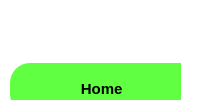
            <widget class="QWidget" name="widget_4" native="true">
             <property name="minimumSize">
              <size>
               <width>180</width>
               <height>0</height>
              </size>
             </property>
             <property name="styleSheet">
              <string notr="true">background-color:white;</string>
             </property>
             <layout class="QVBoxLayout" name="verticalLayout_3">
              <property name="leftMargin">
               <number>0</number>
              </property>
              <property name="topMargin">
               <number>0</number>
              </property>
              <property name="rightMargin">
               <number>0</number>
              </property>
              <property name="bottomMargin">
               <number>0</number>
              </property>
              <item>
               <widget class="QWidget" name="widget_6" native="true">
                <property name="maximumSize">
                 <size>
                  <width>16777215</width>
                  <height>120</height>
                 </size>
                </property>
                <widget class="QLabel" name="label">
                 <property name="geometry">
                  <rect>
                   <x>30</x>
                   <y>20</y>
                   <width>121</width>
                   <height>81</height>
                  </rect>
                 </property>
                 <property name="styleSheet">
                  <string notr="true">image: url(:/newPrefix/blood-donation.png)</string>
                 </property>
                 <property name="text">
                  <string/>
                 </property>
                </widget>
               </widget>
              </item>
              <item>
               <widget class="QWidget" name="widget_7" native="true">
                <property name="enabled">
                 <bool>true</bool>
                </property>
                <widget class="QPushButton" name="pushButton">
                 <property name="geometry">
                  <rect>
                   <x>10</x>
                   <y>10</y>
                   <width>171</width>
                   <height>51</height>
                  </rect>
                 </property>
                 <property name="font">
                  <font>
                   <family>Arial</family>
                   <pointsize>11</pointsize>
                   <weight>75</weight>
                   <bold>true</bold>
                  </font>
                 </property>
                 <property name="styleSheet">
                  <string notr="true">QPushButton#pushButton{
background-color:#60FF42;
border-top-left-radius :20px;
border-top-right-radius : 0px; 
border-bottom-left-radius : 20px; 
border-bottom-right-radius : 0px
}
QPushButton#pushButton:clicked{
background-color:#1fb141;
}
</string>
                 </property>
                 <property name="text">
                  <string>   Home</string>
                 </property>
                 <property name="icon">
                  <iconset resource="pngs/my.qrc">
                   <normaloff>:/newPrefix/icons8-home-24.png</normaloff>:/newPrefix/icons8-home-24.png</iconset>
                 </property>
                </widget>
                <widget class="QPushButton" name="pushButton_2">
                 <property name="geometry">
                  <rect>
                   <x>10</x>
                   <y>80</y>
                   <width>171</width>
                   <height>51</height>
                  </rect>
                 </property>
                 <property name="font">
                  <font>
                   <family>Arial</family>
                   <pointsize>11</pointsize>
                   <weight>75</weight>
                   <bold>true</bold>
                  </font>
                 </property>
                 <property name="styleSheet">
                  <string notr="true">background-color:#1DB700;
border-top-left-radius :20px;
border-top-right-radius : 0px; 
border-bottom-left-radius : 20px; 
border-bottom-right-radius : 0px</string>
                 </property>
                 <property name="text">
                  <string>   Donor</string>
                 </property>
                 <property name="icon">
                  <iconset resource="pngs/my.qrc">
                   <normaloff>:/newPrefix/Donor.png</normaloff>:/newPrefix/Donor.png</iconset>
                 </property>
                </widget>
                <widget class="QPushButton" name="pushButton_3">
                 <property name="geometry">
                  <rect>
                   <x>10</x>
                   <y>150</y>
                   <width>171</width>
                   <height>51</height>
                  </rect>
                 </property>
                 <property name="font">
                  <font>
                   <family>Arial</family>
                   <pointsize>11</pointsize>
                   <weight>75</weight>
                   <bold>true</bold>
                  </font>
                 </property>
                 <property name="styleSheet">
                  <string notr="true">background-color:#1DB700;
border-top-left-radius :20px;
border-top-right-radius : 0px; 
border-bottom-left-radius : 20px; 
border-bottom-right-radius : 0px</string>
                 </property>
                 <property name="text">
                  <string> Volunteer</string>
                 </property>
                 <property name="icon">
                  <iconset resource="pngs/my.qrc">
                   <normaloff>:/newPrefix/volunteer-icon-29234.png</normaloff>:/newPrefix/volunteer-icon-29234.png</iconset>
                 </property>
                 <property name="iconSize">
                  <size>
                   <width>20</width>
                   <height>20</height>
                  </size>
                 </property>
                </widget>
                <widget class="QPushButton" name="pushButton_4">
                 <property name="geometry">
                  <rect>
                   <x>10</x>
                   <y>220</y>
                   <width>171</width>
                   <height>51</height>
                  </rect>
                 </property>
                 <property name="font">
                  <font>
                   <family>Arial</family>
                   <pointsize>11</pointsize>
                   <weight>75</weight>
                   <bold>true</bold>
                  </font>
                 </property>
                 <property name="styleSheet">
                  <string notr="true">background-color:#1DB700;
border-top-left-radius :20px;
border-top-right-radius : 0px; 
border-bottom-left-radius : 20px; 
border-bottom-right-radius : 0px</string>
                 </property>
                 <property name="text">
                  <string>Approval</string>
                 </property>
                 <property name="icon">
                  <iconset resource="pngs/my.qrc">
                   <normaloff>:/newPrefix/Approve.png</normaloff>:/newPrefix/Approve.png</iconset>
                 </property>
                 <property name="iconSize">
                  <size>
                   <width>20</width>
                   <height>20</height>
                  </size>
                 </property>
                </widget>
                <widget class="QPushButton" name="pushButton_5">
                 <property name="geometry">
                  <rect>
                   <x>10</x>
                   <y>290</y>
                   <width>171</width>
                   <height>51</height>
                  </rect>
                 </property>
                 <property name="font">
                  <font>
                   <family>Arial</family>
                   <pointsize>11</pointsize>
                   <weight>75</weight>
                   <bold>true</bold>
                  </font>
                 </property>
                 <property name="styleSheet">
                  <string notr="true">background-color:#1DB700;
border-top-left-radius :20px;
border-top-right-radius : 0px; 
border-bottom-left-radius : 20px; 
border-bottom-right-radius : 0px</string>
                 </property>
                 <property name="text">
                  <string>Certificate</string>
                 </property>
                 <property name="icon">
                  <iconset resource="pngs/my.qrc">
                   <normaloff>:/newPrefix/icons8-home-24.png</normaloff>:/newPrefix/icons8-home-24.png</iconset>
                 </property>
                </widget>
                <widget class="QPushButton" name="pushButton_6">
                 <property name="geometry">
                  <rect>
                   <x>50</x>
                   <y>600</y>
                   <width>71</width>
                   <height>71</height>
                  </rect>
                 </property>
                 <property name="styleSheet">
                  <string notr="true">background-color:red;
border-radius:35px;</string>
                 </property>
                 <property name="text">
                  <string/>
                 </property>
                 <property name="icon">
                  <iconset resource="pngs/my.qrc">
                   <normaloff>:/newPrefix/developer.png</normaloff>:/newPrefix/developer.png</iconset>
                 </property>
                 <property name="iconSize">
                  <size>
                   <width>30</width>
                   <height>30</height>
                  </size>
                 </property>
                </widget>
               </widget>
              </item>
             </layout>
            </widget>
